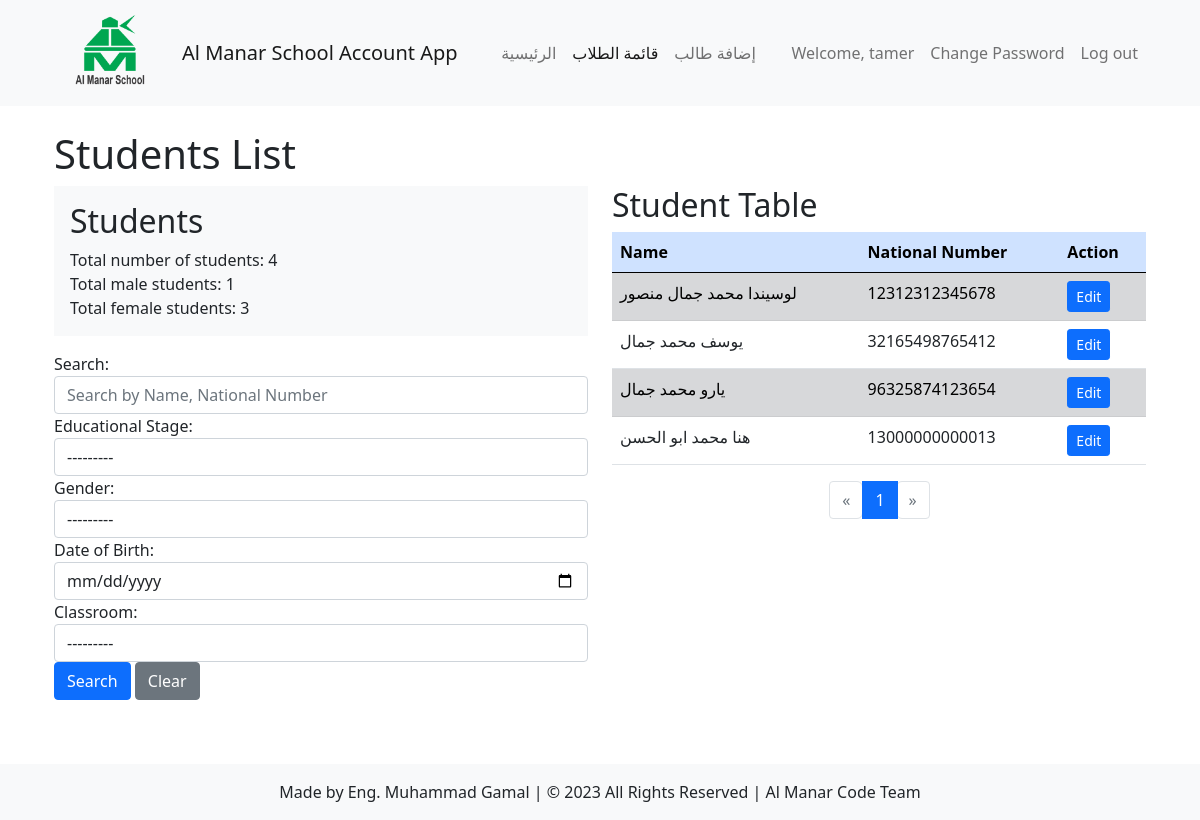
The page /students/students/ (signed in) on the database as committed earlier.
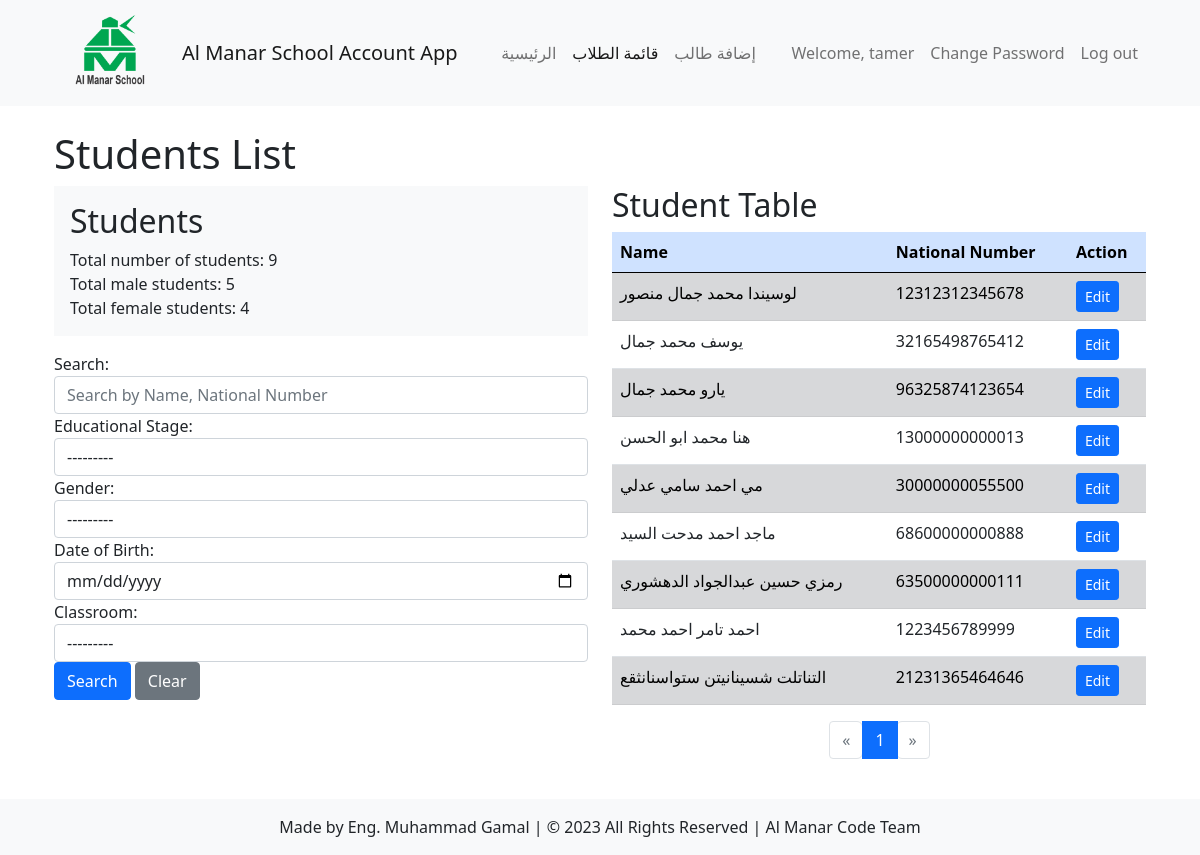
The same page on the database as committed later.
### students/models.py (models this page shows, shortened)
class Student(models.Model):
    GENDER_CHOICES = (
        ('', '---------'),
        ('M', 'Male'),
        ('F', 'Female'),
    )
    name = models.CharField(max_length=50)
    national_number = models.IntegerField(unique=True)
    age = models.IntegerField()
    gender = models.CharField(max_length=1, choices=GENDER_CHOICES)
    date_of_birth = models.DateField()
    academic_year = models.ForeignKey(AcademicYear, on_delete=models.CASCADE, default=timezone.now, null=True, blank=True)
    classroom = models.ManyToManyField(Classroom)
    total_payments = models.DecimalField(max_digits=8, decimal_places=2, default=0, null=True, blank=True)
    total_owed = models.DecimalField(max_digits=8, decimal_places=2, default=0, null=True, blank=True)
    phone_number = models.CharField(max_length=20, default='')  # Add the phone number field

### students/views.py (the view)
# urls.py: path('students/', views.student_list, name='student_list'),
@never_cache
@login_required
def student_list(request):
    students = Student.objects.all()
    search_form = StudentSearchForm(request.GET)
    if search_form.is_valid():
        search_query = search_form.cleaned_data.get('search_query')
        educational_stage = search_form.cleaned_data.get('educational_stage')
        gender = search_form.cleaned_data.get('gender')
        date_of_birth = search_form.cleaned_data.get('date_of_birth')
        classroom = search_form.cleaned_data.get('classroom')
        if search_query:
            students = students.filter(
                Q(name__icontains=search_query) | Q(national_number__icontains=search_query)
            )
        if educational_stage:
            students = students.filter(classroom__educational_stage=educational_stage)
        if gender:
            students = students.filter(gender=gender)
        if date_of_birth:
            students = students.filter(date_of_birth=date_of_birth)
        if classroom:
            students = students.filter(classroom=classroom)
    paginator = Paginator(students, 10)  # Show 10 students per page
    page_number = request.GET.get('page')
    page_obj = paginator.get_page(page_number)
    total_male_students = students.filter(gender='M').count()
    total_female_students = students.filter(gender='F').count()
    context = {
        'total_male_students': total_male_students,
        'total_female_students': total_female_students,
        'students': students,
        'page_obj': page_obj,
        'search_form': search_form,
    }
    return render(request, 'students/student_list.html', context)

### students/forms.py
class StudentSearchForm(forms.Form):
    search_query = forms.CharField(
        label='Search',
        required=False,
        max_length=100,
        widget=forms.TextInput(attrs={
            'placeholder': 'Search by Name, National Number',
            'class': 'form-control',
        })
    )
    educational_stage = forms.ModelChoiceField(
        queryset=EducationalStage.objects.all(),
        label='Educational Stage',
        required=False,
        widget=forms.Select(attrs={
            'class': 'form-control',
        })
    )
    gender = forms.ChoiceField(
        choices=Student.GENDER_CHOICES,
        label='Gender',
        required=False,
        widget=forms.Select(attrs={
            'class': 'form-control',
        })
    )
    date_of_birth = forms.DateField(
        label='Date of Birth',
        required=False,
        widget=forms.DateInput(attrs={
            'type': 'date',
            'class': 'form-control',
        })
    )
    classroom = forms.ModelChoiceField(
        queryset=Classroom.objects.all(),
        label='Classroom',
        required=False,
        widget=forms.Select(attrs={
            'class': 'form-control',
        })
    )

### students/templates/students/student_list.html (shortened to what the changed rows need)
{% extends 'students/base/student_affairs_navbar.html' %}
{% block content %}
    <h1>Students List</h1>
    <div class="row">
        <div class="col-md-6">
            <div class="bg-light p-3 mb-3">
                <h2>Students</h2>
                <p class="mb-0">Total number of students: {{ students|length }}</p>
                <p class="mb-0">Total male students: {{ total_male_students }}</p>
                <p class="mb-0">Total female students: {{ total_female_students }}</p>
            </div>
            <br >
        </div>
        <div class="col-md-6">
            <h2>Student Table</h2>
            <div class="table-responsive">
                <table class="table table-striped">
                    <thead class="table-primary">
                      <tr>
                        <th>Name</th>
                        <th>National Number</th>
                        <th>Action</th>
                      </tr>
                    </thead>
                    <tbody>
                      {% for student in page_obj %}
                        <tr class="{% cycle 'table-secondary' 'table-white' %}">
                        <td>{{ student.name }}</td>
                        <td>{{ student.national_number }}</td>
                        <td>
                            <a href="{% url 'students:edit_student' pk=student.pk %}" class="btn btn-sm btn-primary">Edit</a>
                        </td>
                        </tr>
                      {% endfor %}
                    </tbody>
                  </table>
                <div class="d-flex justify-content-center">
                    <nav aria-label="Page navigation example">
                        <ul class="pagination">
                            {% for num in page_obj.paginator.page_range %}
                                {% if page_obj.number == num %}
                                    <li class="page-item active"><span class="page-link">{{ num }}</span></li>
                                {% elif num > page_obj.number|add:'-3' and num < page_obj.number|add:'3' %}
                                    <li class="page-item"><a class="page-link" href="?page={{ num }}">{{ num }}</a></li>
                                {% endif %}
                            {% endfor %}
                        </ul>
                    </nav>
                </div>
            </div>
        </div>
    </div>
{% endblock %}

Rows that differ between the two databases and show on the page:
added Student: name "مي احمد سامي عدلي", national_number "30000000055500"
added Student: name "ماجد احمد مدحت السيد", national_number "68600000000888"
added Student: name "رمزي حسين عبدالجواد الدهشوري", national_number "63500000000111"
added Student: name "احمد تامر احمد محمد", national_number "1223456789999"
added Student: name "التناتلت شسينانيتن ستواسنانثقع", national_number "21231365464646"
Other text that changed with them:
{{ students|length }}: "4" → "9"
{{ total_male_students }}: "1" → "5"
{{ total_female_students }}: "3" → "4"
